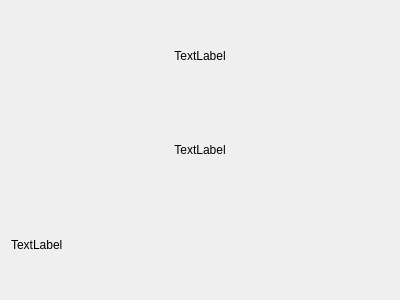
<?xml version="1.0" encoding="UTF-8"?>
<ui version="4.0">
 <class>ExhibitInfoDialog</class>
 <widget class="QDialog" name="ExhibitInfoDialog">
  <property name="geometry">
   <rect>
    <x>0</x>
    <y>0</y>
    <width>400</width>
    <height>300</height>
   </rect>
  </property>
  <property name="windowTitle">
   <string>Exhibit info</string>
  </property>
  <layout class="QGridLayout" name="gridLayout">
   <item row="0" column="0">
    <layout class="QVBoxLayout" name="verticalLayout">
     <item>
      <widget class="QLabel" name="exhibitTitle">
       <property name="text">
        <string>TextLabel</string>
       </property>
       <property name="alignment">
        <set>Qt::AlignCenter</set>
       </property>
      </widget>
     </item>
     <item>
      <widget class="QLabel" name="exhibitImage">
       <property name="text">
        <string>TextLabel</string>
       </property>
       <property name="alignment">
        <set>Qt::AlignCenter</set>
       </property>
      </widget>
     </item>
     <item>
      <widget class="QLabel" name="exhibitDescription">
       <property name="text">
        <string>TextLabel</string>
       </property>
      </widget>
     </item>
    </layout>
   </item>
  </layout>
 </widget>
 <resources/>
 <connections/>
</ui>
